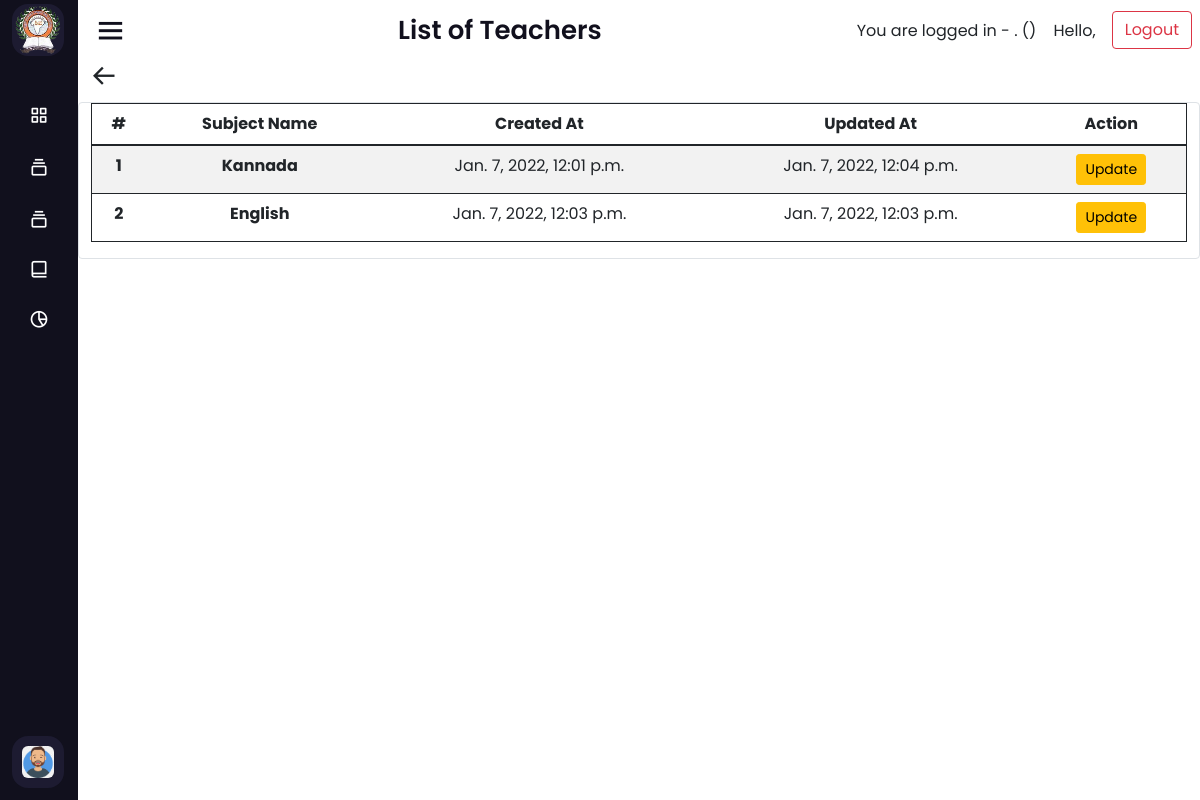
/subjects (signed in), run on the app's committed database.
### home/models.py (models this page shows, shortened)
class Subject(models.Model):
    id = models.AutoField(primary_key=True)
    subject_name = models.CharField(max_length=255)
    created_at = models.DateTimeField(auto_now=True)
    updated_at = models.DateTimeField(auto_now_add=True)
    class Meta:
        unique_together = (['subject_name'])

### home/views.py (the view)
# urls.py: path('subjects', views.Subjects.as_view(), name="subjects"),
class Subjects(ListView):
    model = Subject
    template_name = "office/subjects.html"

### templates/office/subjects.html (shortened to what this page needs)
{% extends 'home/dashboard.html' %}
{% load static %}
{% load bootstrap %}
{% block pageHeader %}
List of Teachers
{% endblock %}
{% block dashboard %}
<div class="container">
    <div class="row">
        <div class="col ">
            <a href="{{request.META.HTTP_REFERER|escape}}"
                class='h3 bx bx-arrow-back text-decoration-none text-dark'></a>
        </div>
        <div class="col text-end">
        </div>
    </div>
</div>
{% if object_list %}
<div class="container table-responsive table-responsive-md table-responsive-lg table-responsive-x border rounded">
    <table id="myTable" class="table table-hover table-striped border border-dark rounded text-center caption-top ">
        <thead>
            <tr>
                <th scope="col">#</th>
                <th scope="col">Subject Name</th>
                <th scope="col">Created At</th>
                <th scope="col">Updated At</th>
                <th scope="col">Action</th>
            </tr>
        </thead>
        <tbody>
            {% for subject in object_list  %}
            <tr class="mx-auto">
                <th scope="row">{{ forloop.counter }}</th>
                <td class="fw-bold">{{subject.subject_name|capfirst}}<br></td>
                <td >{{subject.updated_at}}<br></td>
                <td>{{ subject.created_at }}</td>
                <td>
                    <a href="{% url 'edit-subject' subject.id  %}" class="btn btn-sm btn-warning">Update</a>
                </td>
            </tr>
            {% endfor %}
        </tbody>
    </table>
</div>
{% endif %}
{% endblock %}

### static/dashboard/css.css (style rules this page uses)
* { margin: 0; padding: 0; box-sizing: border-box; font-family: 'Poppins', sans-serif; }

### data on the page
Subject: subject_name "Kannada", updated_at "Jan. 7, 2022, 12:01 p.m.", created_at "Jan. 7, 2022, 12:04 p.m."
Subject: subject_name "English", updated_at "Jan. 7, 2022, 12:03 p.m.", created_at "Jan. 7, 2022, 12:03 p.m."
